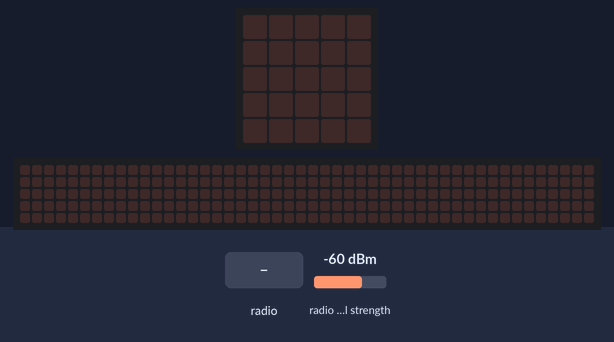
The program below on a simulated BBC micro:bit running MicroPython. Shown: the board's 5×5 LED display, a strip that is not on the board, showing the scrolling text unrolled. The inputs (shaded band) are chosen by the test bench; at power-on: radio signal strength -60 dBm. The 48×5 strip is a reading aid, not a part: it shows the text the display is scrolling, unrolled, one strip-width of it at a time.

Above: at 1.2 s.
1.3 s: radio message "1" arrives
At 2.01 s:
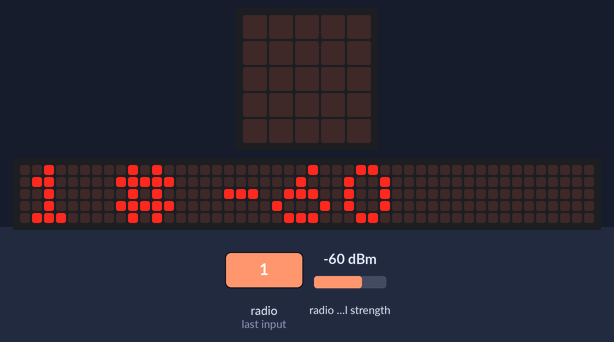
At 2.37 s:
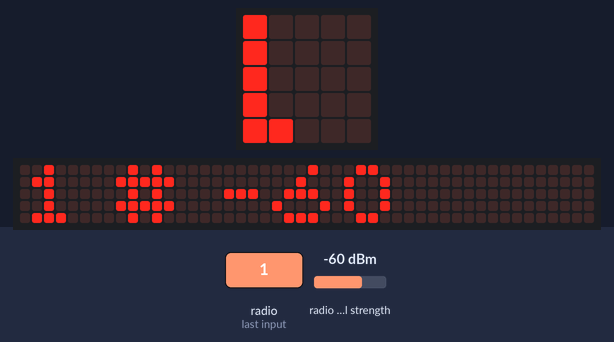
Timing chart, 0 to 4.3 s (numbered marks = the images above; inputs shaded):
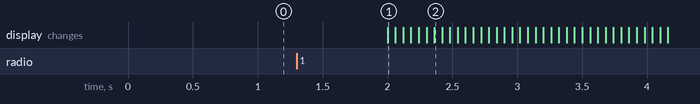

Measured:
- after the input at 1.3 s, the display: changes after 0.70 s (image 1)

The program:

radio_receiver.py
```python
import radio
from microbit import display, sleep

def main():
    radio.on()

    while True:
        sleep(1000)

        # Intenta recoger un mensaje que haya llegado al microbit
        # Si no ha llegado ningún mensaje receive_full() devuelve None
        # Si ha llegado un mensaje, receive_full() devuelve una tupla de 3 valores:
        #   - una lista de bytes con el mensaje recibido
        #   - la potencia de señal recibida, en dBm, entre 0 (potencia máxima) y -255 (potencia mínima)
        #   - una marca de tiempo con el instante en que se recibió el mensaje
        received = radio.receive_full()

        if received != None:
            # Separamos los 3 valores de la tupla. La marca de tiempo no la usaremos
            msg = received[0]
            dBm = received[1]
            ts = received[2]

            # En msg los primeros 3 bytes de la lista son una cabecera que descartamos
            # Convertimos el resto de bytes a un string con codificación UTF8
            identifier = str(msg[3:], 'utf8')

            # Muestra en el display el identificador recibido y la potencia de señal
            # con la que se recibió
            #    el segundo parámetro de scroll() permite variar la velocidad en que
            #    se muestra el texto (por defecto 150, cuanto más bajo más rápido se
            #    desplaza el texto)
            display.scroll(identifier + " # " + str(dBm), 60)


if __name__ == "__main__":
    main()
```
